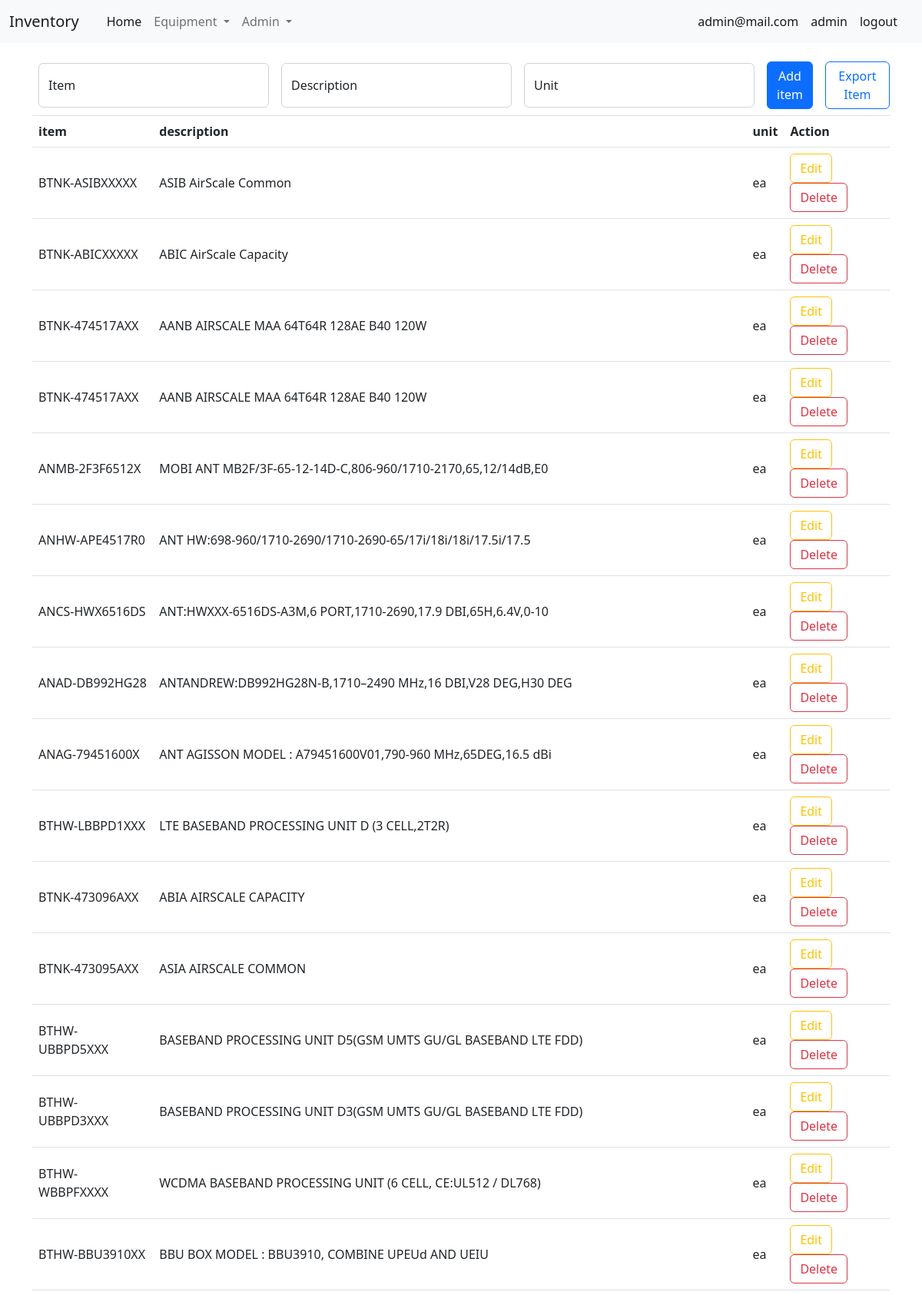
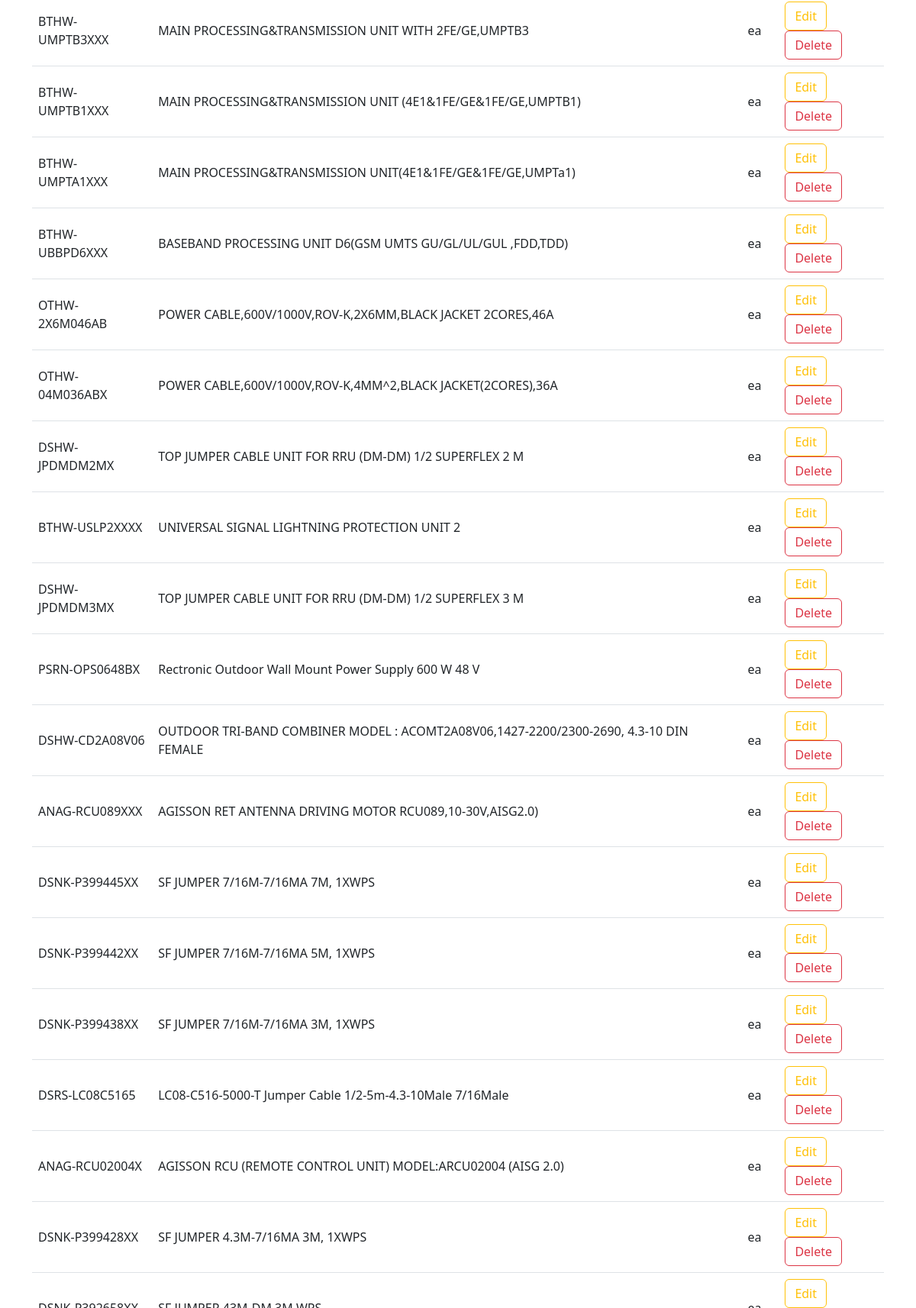
Screenshot of /admin/item (signed in, upper part) with the database file from the repository (2 pictures, top to bottom).
### tables this page shows
CREATE TABLE "tb_item" (
	"no"	INTEGER NOT NULL UNIQUE,
	"item"	INTEGER NOT NULL,
	"description"	TEXT NOT NULL,
	"unit"	TEXT NOT NULL,
	"date_rec"	TEXT NOT NULL,
	PRIMARY KEY("no" AUTOINCREMENT)
);

### app_admin.py (the view)
@app_admin.route("/admin/item")
def page_item():
    if "email" not in session:
        return redirect("/login")
    else:
        con = sqlite3.connect("db/db.db")
        cur = con.cursor()
        sql_1 = 'select * from tb_item order by date_rec desc'
        curs = cur.execute(sql_1)
        data = curs.fetchall()
        with open("static/files/export_csv/item.csv", "w", newline = "") as f:
            fw = csv.writer(f)
            fw.writerow(["Item", "Description"])
            for j in data:
                row = list(j)
                row.pop(4)
                row.pop(3)
                row.pop(0)
                fw.writerow(row)
        return render_template("admin/item.html", data=data)

### templates/admin/item.html (shortened to what this page needs)
<!DOCTYPE html>
<html lang="en">
<head>
    <link rel="stylesheet" href="/static/css/bootstrap_5-2-2.css">
</head>
<body>
    {% include "/menu.html" %}
    <div class="container mt-3 d-flex">
        <form action="/admin/user/fn_add_item" method="POST" class="d-flex m-2 align-items-center">
            <div class="form-floating me-3">
                <input type="text" style="width: 300px;" class="form-control" id="" placeholder="item" name="item"
                    required>
                <label for="floatingInput">Item</label>
            </div>
            <div class="form-floating me-3">
                <input type="text" style="width: 300px;" class="form-control" id="floatingPassword"
                    placeholder="description" name="description" required>
                <label for="floatingPassword">Description</label>
            </div>
            <div class="form-floating me-3">
                <input type="text" style="width: 300px;" class="form-control" id="floatingPassword" placeholder="unit"
                    name="unit" required>
                <label for="floatingPassword">Unit</label>
            </div>
            <div class="">
                <button type="submit" class="btn btn-primary" style="width: auto;">Add item</button>
            </div>
        </form>
        <div class="ms-2 d-flex align-items-center">
            <form action="/download" method="POST">
                <button type="submit" class="btn btn-outline-primary">Export Item</button>
            </form>
        </div>
    </div>
    <div class="container">
        <table class="table border-top">
            <thead>
                <tr>
                    <th scope="col">item</th>
                    <th scope="col">description</th>
                    <th scope="col">unit</th>
                    <th scope="col">Action</th>
                </tr>
            </thead>
            <tbody>
                {% for row in data %}
                <tr>
                    <td class="align-middle">{{row[1]}}</td>
                    <td class="align-middle">{{row[2]}}</td>
                    <td class="align-middle">{{row[3]}}</td>
                    <td>
                        <button type="button" class="btn btn-outline-warning" data-bs-toggle="modal"
                            data-bs-target="#staticBackdrop{{row[0]}}">
                            Edit
                        </button>
                        <button type="button" class="btn btn-outline-danger" data-bs-toggle="modal"
                            data-bs-target="#exampleModal{{row[0]}}">
                            Delete
                        </button>
                    </td>
                </tr>
                {% endfor %}
            </tbody>
        </table>
    </div>
</body>
</html>

### rows the page displays
tb_item: item "BTNK-ASIBXXXXX", description "ASIB AirScale Common", unit "ea"
tb_item: item "BTNK-ABICXXXXX", description "ABIC AirScale Capacity", unit "ea"
tb_item: item "BTNK-474517AXX", description "AANB AIRSCALE MAA 64T64R 128AE B40 120W", unit "ea"
tb_item: item "BTNK-474517AXX", description "AANB AIRSCALE MAA 64T64R 128AE B40 120W", unit "ea"
tb_item: item "ANMB-2F3F6512X", description "MOBI ANT MB2F/3F-65-12-14D-C,806-960/1710-2170,65,12/14dB,E0", unit "ea"
tb_item: item "ANHW-APE4517R0", description "ANT HW:698-960/1710-2690/1710-2690-65/17i/18i/18i/17.5i/17.5", unit "ea"
tb_item: item "ANCS-HWX6516DS", description "ANT:HWXXX-6516DS-A3M,6 PORT,1710-2690,17.9 DBI,65H,6.4V,0-10", unit "ea"
tb_item: item "ANAD-DB992HG28", description "ANTANDREW:DB992HG28N-B,1710–2490 MHz,16 DBI,V28 DEG,H30 DEG", unit "ea"
tb_item: item "ANAG-79451600X", description "ANT AGISSON MODEL : A79451600V01,790-960 MHz,65DEG,16.5 dBi", unit "ea"
tb_item: item "BTHW-LBBPD1XXX", description "LTE BASEBAND PROCESSING UNIT D (3 CELL,2T2R)", unit "ea"
tb_item: item "BTNK-473096AXX", description "ABIA AIRSCALE CAPACITY", unit "ea"
tb_item: item "BTNK-473095AXX", description "ASIA AIRSCALE COMMON", unit "ea"
tb_item: item "BTHW-UBBPD5XXX", description "BASEBAND PROCESSING UNIT D5(GSM UMTS GU/GL BASEBAND LTE FDD)", unit "ea"
tb_item: item "BTHW-UBBPD3XXX", description "BASEBAND PROCESSING UNIT D3(GSM UMTS GU/GL BASEBAND LTE FDD)", unit "ea"
tb_item: item "BTHW-WBBPFXXXX", description "WCDMA BASEBAND PROCESSING UNIT (6 CELL, CE:UL512 / DL768)", unit "ea"
tb_item: item "BTHW-BBU3910XX", description "BBU BOX MODEL : BBU3910, COMBINE UPEUd AND UEIU", unit "ea"
tb_item: item "BTHW-UMPTB3XXX", description "MAIN PROCESSING&TRANSMISSION UNIT WITH 2FE/GE,UMPTB3", unit "ea"
tb_item: item "BTHW-UMPTB1XXX", description "MAIN PROCESSING&TRANSMISSION UNIT (4E1&1FE/GE&1FE/GE,UMPTB1)", unit "ea"
tb_item: item "BTHW-UMPTA1XXX", description "MAIN PROCESSING&TRANSMISSION UNIT(4E1&1FE/GE&1FE/GE,UMPTa1)", unit "ea"
tb_item: item "BTHW-UBBPD6XXX", description "BASEBAND PROCESSING UNIT D6(GSM UMTS GU/GL/UL/GUL ,FDD,TDD)", unit "ea"
tb_item: item "OTHW-2X6M046AB", description "POWER CABLE,600V/1000V,ROV-K,2X6MM,BLACK JACKET 2CORES,46A", unit "ea"
tb_item: item "OTHW-04M036ABX", description "POWER CABLE,600V/1000V,ROV-K,4MM^2,BLACK JACKET(2CORES),36A", unit "ea"
tb_item: item "DSHW-JPDMDM2MX", description "TOP JUMPER CABLE UNIT FOR RRU (DM-DM) 1/2 SUPERFLEX 2 M", unit "ea"
tb_item: item "BTHW-USLP2XXXX", description "UNIVERSAL SIGNAL LIGHTNING PROTECTION UNIT 2", unit "ea"
tb_item: item "DSHW-JPDMDM3MX", description "TOP JUMPER CABLE UNIT FOR RRU (DM-DM) 1/2 SUPERFLEX 3 M", unit "ea"
tb_item: item "PSRN-OPS0648BX", description "Rectronic Outdoor Wall Mount Power Supply 600 W 48 V", unit "ea"
tb_item: item "DSHW-CD2A08V06", description "OUTDOOR TRI-BAND COMBINER MODEL : ACOMT2A08V06,1427-2200/2300-2690, 4.3-10 DIN FEMALE", unit "ea"
tb_item: item "ANAG-RCU089XXX", description "AGISSON RET ANTENNA DRIVING MOTOR RCU089,10-30V,AISG2.0)", unit "ea"

### other values shown
{{ session["email"] }} "admin@mail.com"
{{ session["access"] }} "admin"
